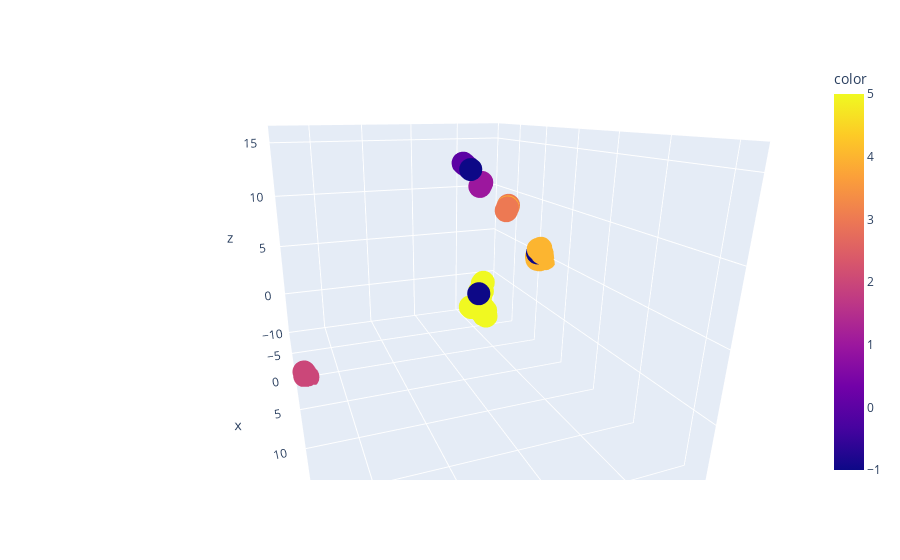

This figure's notebook cell:
### Code cell
# Intersection embedding cluster visualisation 
fig = px.scatter_3d(intersection_df, "x","y","z", color=intersection_clusters)
fig.show()

### Figure 1 — Plotly figure (JSON) as saved in the notebook; plotly's stock layout.template omitted (floating-point values rounded to 4 significant figures)
{"data": [{"hovertemplate": "x=%{x}<br>y=%{y}<br>z=%{z}<br>color=%{marker.color}<extra></extra>", "legendgroup": "", "marker": {"color": [0, 4, 4, 4, 4, 5, 1, 5, 2, 5, -1, 0, 4, 5, 5, 2, 4, 5, 5, 2, 4, 5, 4, 4, 5, 5, 1, 5, 2, 5, -1, 5, 5, 1, 5, 0, 5, 4, -1, 0, 1, 3, 5, 3, 1, 2, 3, 3, 2, 5, 4, 5, 5, 5], "coloraxis": "coloraxis", "symbol": "circle"}, "mode": "markers", "name": "", "scene": "scene", "showlegend": false, "type": "scatter3d", "x": [20.53, 2.189, 2.292, 2.767, 2.858, 7.438, -9.244, 7.2, 1.226, 6.604, 8.386, 20.58, 2.382, 7.214, 6.986, 1.117, 2.665, 7.965, 7.671, 0.5479, 2.529, 8.33, 4.18, 2.415, 8.169, 8.106, -8.997, 8.264, 0.9081, 7.385, 20.77, 8.294, 6.947, -9.075, 8.409, 20.73, 6.828, 2.947, 2.771, 20.52, -9.358, 4.426, 6.709, 4.239, -9.223, 1.278, 4.07, 4.154, 0.5088, 7.876, 2.598, 8.053, 7.171, 6.714], "y": [-1.441, 13.89, 13.78, 12.77, 12.96, 5.703, 12.35, 4.513, -7.913, 5.758, 4.682, -1.39, 13.33, 5.638, 5.288, -7.735, 13.0, 4.685, 5.337, -7.942, 12.77, 5.341, 8.905, 12.9, 4.855, 4.884, 12.1, 4.991, -7.832, 4.698, -1.201, 4.78, 4.675, 12.18, 5.141, -1.248, 4.709, 13.05, 12.72, -1.45, 12.46, 8.66, 5.69, 8.846, 12.33, -7.983, 9.016, 8.931, -7.983, 5.174, 13.15, 4.909, 5.038, 5.571], "z": [15.91, 5.172, 5.075, 6.189, 6.283, 3.081, 10.37, 3.488, -3.398, 4.425, 4.963, 15.85, 5.151, 3.226, 3.58, -3.572, 5.154, 3.799, 5.554, -3.412, 5.431, 3.05, 10.47, 5.144, 3.872, 4.699, 10.12, 3.415, -3.502, 3.606, 15.66, 5.11, 3.311, 10.2, 3.191, 15.71, 3.29, 5.854, 5.855, 15.91, 10.48, 10.22, 4.545, 10.41, 10.35, -3.33, 10.58, 10.49, -3.37, 5.529, 5.445, 4.785, 3.729, 4.122]}], "layout": {"autosize": true, "coloraxis": {"colorbar": {"title": {"text": "color"}}, "colorscale": [[0, "#0d0887"], [0.1111, "#46039f"], [0.2222, "#7201a8"], [0.3333, "#9c179e"], [0.4444, "#bd3786"], [0.5556, "#d8576b"], [0.6667, "#ed7953"], [0.7778, "#fb9f3a"], [0.8889, "#fdca26"], [1, "#f0f921"]]}, "legend": {"tracegroupgap": 0}, "margin": {"t": 60}, "scene": {"aspectmode": "auto", "aspectratio": {"x": 1.287, "y": 0.934, "z": 0.8321}, "camera": {"center": {"x": 0, "y": 0, "z": 0}, "eye": {"x": 1.415, "y": -0.499, "z": 0.4825}, "projection": {"type": "perspective"}, "up": {"x": 0, "y": 0, "z": 1}}, "domain": {"x": [0, 1], "y": [0, 1]}, "xaxis": {"title": {"text": "x"}, "type": "linear"}, "yaxis": {"title": {"text": "y"}, "type": "linear"}, "zaxis": {"title": {"text": "z"}, "type": "linear"}}}}
